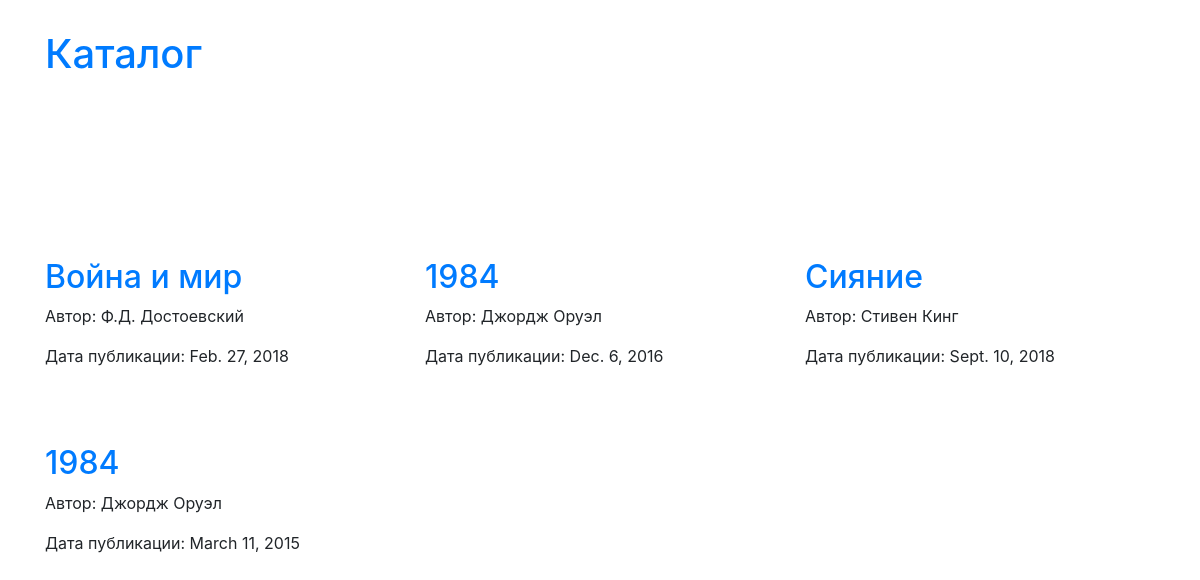
The page /books/ on the database its author committed.
### books/models.py (models this page shows, shortened)
class Book(models.Model):
    name = models.CharField(u'Название', max_length=64)
    author = models.CharField(u'Автор', max_length=64)
    pub_date = models.DateField(u'Дата публикации')

### books/views.py (the view)
# urls.py: path('books/', all_books),
def all_books(request):
    books = Book.objects.all()
    context = {
        'books': books
    }
    return render(
        request,
        'books/book_list.html',
        context
    )

### templates/books/book_list.html (shortened to what this page needs)
{% extends "base.html" %}
{% load static %}
{% block content %}
    <div class="container" xmlns="http://www.w3.org/1999/html">
        <div class="header">
            <h1><a href="/books">Каталог</a></h1>
        </div>
        <div class="row">
            {% for book in books%}
                <div class="book col-md-4">
                    <h2><a href="/books/{{ book.pub_date }}">{{ book.name }}</a></h2>
                    <p>Автор: {{ book.author }}</p>
                    <p>Дата публикации: {{ book.pub_date }}</p>
                </div>
            {% endfor %}
        </div>
    </div>
{% endblock %}

### templates/base.html (shortened to what this page needs)
<!DOCTYPE html>{% load static %}
<html>
  <head>
    <link type="text/css" rel="stylesheet" href="{% static "css/bootstrap.css" %}"  media="screen,projection"/>
    <link type="text/css" rel="stylesheet" href="{% static "css/style.css" %}"  media="screen,projection"/>
  </head>
  <body>
    {% block content %}{% endblock %}
  </body>
</html>

### static/css/style.css (style rules this page uses)
.header { margin-top: 30px; margin-bottom: 150px; }
.book { margin-top: 30px; margin-bottom: 30px; }

### rows shown on the page
Book: name "Война и мир", author "Ф.Д. Достоевский", pub_date "Feb. 27, 2018"
Book: name "1984", author "Джордж Оруэл", pub_date "Dec. 6, 2016"
Book: name "Сияние", author "Стивен Кинг", pub_date "Sept. 10, 2018"
Book: name "1984", author "Джордж Оруэл", pub_date "March 11, 2015"
